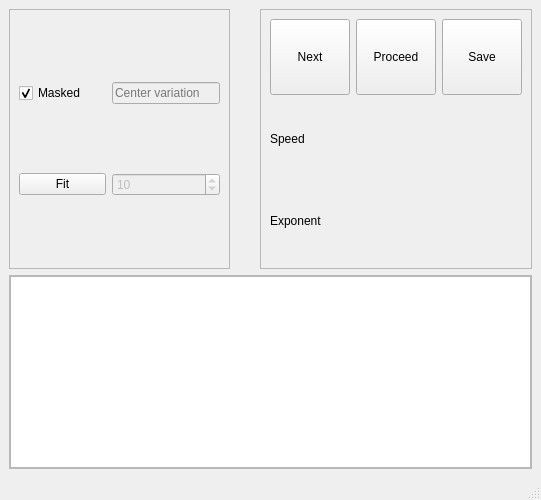
<?xml version="1.0" encoding="UTF-8"?>
<ui version="4.0">
 <class>MainWindow</class>
 <widget class="QMainWindow" name="MainWindow">
  <property name="geometry">
   <rect>
    <x>0</x>
    <y>0</y>
    <width>541</width>
    <height>500</height>
   </rect>
  </property>
  <property name="maximumSize">
   <size>
    <width>16777215</width>
    <height>16777215</height>
   </size>
  </property>
  <property name="windowTitle">
   <string>MainWindow</string>
  </property>
  <widget class="QWidget" name="centralwidget">
   <layout class="QGridLayout" name="gridLayout">
    <item row="0" column="4">
     <widget class="QFrame" name="frame">
      <property name="sizePolicy">
       <sizepolicy hsizetype="Expanding" vsizetype="Expanding">
        <horstretch>0</horstretch>
        <verstretch>0</verstretch>
       </sizepolicy>
      </property>
      <property name="minimumSize">
       <size>
        <width>0</width>
        <height>0</height>
       </size>
      </property>
      <property name="maximumSize">
       <size>
        <width>500</width>
        <height>500</height>
       </size>
      </property>
      <property name="frameShape">
       <enum>QFrame::StyledPanel</enum>
      </property>
      <property name="frameShadow">
       <enum>QFrame::Raised</enum>
      </property>
      <layout class="QGridLayout" name="gridLayout_3">
       <item row="3" column="1">
        <widget class="QPushButton" name="button_next">
         <property name="maximumSize">
          <size>
           <width>1000</width>
           <height>1000</height>
          </size>
         </property>
         <property name="text">
          <string>Next</string>
         </property>
        </widget>
       </item>
       <item row="3" column="3">
        <widget class="QPushButton" name="button_save">
         <property name="maximumSize">
          <size>
           <width>1000</width>
           <height>1000</height>
          </size>
         </property>
         <property name="text">
          <string>Save</string>
         </property>
        </widget>
       </item>
       <item row="3" column="2">
        <widget class="QPushButton" name="button_proceed">
         <property name="maximumSize">
          <size>
           <width>1000</width>
           <height>1000</height>
          </size>
         </property>
         <property name="text">
          <string>Proceed</string>
         </property>
        </widget>
       </item>
       <item row="4" column="1">
        <widget class="QLabel" name="label">
         <property name="text">
          <string>Speed</string>
         </property>
        </widget>
       </item>
       <item row="6" column="1">
        <widget class="QLabel" name="label_2">
         <property name="text">
          <string>Exponent</string>
         </property>
        </widget>
       </item>
       <item row="6" column="2">
        <widget class="QLabel" name="label_exponent">
         <property name="text">
          <string/>
         </property>
        </widget>
       </item>
       <item row="4" column="2">
        <widget class="QLabel" name="label_speed">
         <property name="text">
          <string/>
         </property>
        </widget>
       </item>
      </layout>
     </widget>
    </item>
    <item row="0" column="1">
     <widget class="QFrame" name="frame_2">
      <property name="frameShape">
       <enum>QFrame::StyledPanel</enum>
      </property>
      <property name="frameShadow">
       <enum>QFrame::Raised</enum>
      </property>
      <layout class="QGridLayout" name="gridLayout_2">
       <item row="0" column="3">
        <widget class="QLineEdit" name="lineEdit_centervar">
         <property name="enabled">
          <bool>false</bool>
         </property>
         <property name="maximumSize">
          <size>
           <width>150</width>
           <height>16777215</height>
          </size>
         </property>
         <property name="placeholderText">
          <string>Center variation</string>
         </property>
        </widget>
       </item>
       <item row="1" column="3">
        <widget class="QSpinBox" name="spinbox_reps">
         <property name="enabled">
          <bool>false</bool>
         </property>
         <property name="maximum">
          <number>999</number>
         </property>
         <property name="value">
          <number>10</number>
         </property>
        </widget>
       </item>
       <item row="0" column="0">
        <widget class="QCheckBox" name="checkbox_masked">
         <property name="text">
          <string>Masked</string>
         </property>
         <property name="checked">
          <bool>true</bool>
         </property>
        </widget>
       </item>
       <item row="1" column="0">
        <widget class="QPushButton" name="button_fitlinear">
         <property name="sizePolicy">
          <sizepolicy hsizetype="Expanding" vsizetype="Fixed">
           <horstretch>0</horstretch>
           <verstretch>0</verstretch>
          </sizepolicy>
         </property>
         <property name="text">
          <string>Fit</string>
         </property>
        </widget>
       </item>
      </layout>
     </widget>
    </item>
    <item row="0" column="2" colspan="2">
     <widget class="QWidget" name="img_explorer" native="true">
      <layout class="QVBoxLayout" name="verticalLayout"/>
     </widget>
    </item>
    <item row="1" column="1" colspan="4">
     <widget class="QFrame" name="frame_3">
      <property name="frameShape">
       <enum>QFrame::StyledPanel</enum>
      </property>
      <property name="frameShadow">
       <enum>QFrame::Raised</enum>
      </property>
      <layout class="QGridLayout" name="gridLayout_4">
       <property name="leftMargin">
        <number>0</number>
       </property>
       <property name="topMargin">
        <number>0</number>
       </property>
       <property name="rightMargin">
        <number>0</number>
       </property>
       <property name="bottomMargin">
        <number>0</number>
       </property>
       <item row="0" column="0">
        <widget class="QSplitter" name="splitter">
         <property name="orientation">
          <enum>Qt::Horizontal</enum>
         </property>
         <widget class="PlotWidget" name="graphics_linear"/>
        </widget>
       </item>
      </layout>
     </widget>
    </item>
   </layout>
  </widget>
  <widget class="QMenuBar" name="menubar">
   <property name="geometry">
    <rect>
     <x>0</x>
     <y>0</y>
     <width>541</width>
     <height>20</height>
    </rect>
   </property>
  </widget>
  <widget class="QStatusBar" name="statusbar"/>
 </widget>
 <customwidgets>
  <customwidget>
   <class>PlotWidget</class>
   <extends>QGraphicsView</extends>
   <header>pyqtgraph</header>
  </customwidget>
 </customwidgets>
 <resources/>
 <connections/>
</ui>
